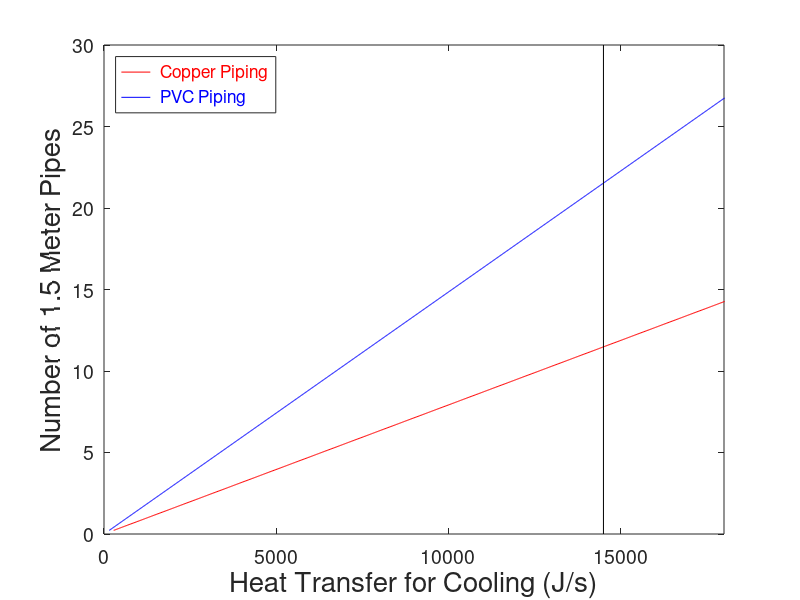

Write the MATLAB code that produced this figure. (Note: this script raises an error after producing the figure.)
clear all
close all

% Worst case scenario. Delta T constant
% Consider the effect of temperature difference between the cycle and the environments on the length, diameter, and number of
% pipes, the flow speeds in the tubes, and the mass of the heat exchanger. Consider at least two
% different pipe materials. 

% Provide plots and optionally tables to show all dependencies. Specify
% the design parameters of each of the two heat exchangers, and the expected temperature
% differences between the cycle and the environments. 

% Worst Case Scenario is at takeoff, refridgerator
Temperature_Environement = 273+50; % Environement Temperature at Apogee
Temperature_Pod = 273 + 20; % Environement Temperature at Takeoff
Length = 1; % Meters

Q_Takeoff_Aluminum = 14500;

Convection_Coeff_R290 = (120)/1000;
Convection_Coeff_Air = 17;
Convection_Coeff_Copper = 398;
Convection_Coeff_PVC = .136;

Q_Copper = zeros(10000,1);
Q_PVC = zeros(10000,1);
i=1;
r = linspace(.01,10,10000);
for r1 = r
        
        Q_Copper(i) = (2*pi*(Temperature_Environement-Temperature_Pod)*(Length))/((1/(Convection_Coeff_R290*r1/.0008))+(log(1+(.0008/r1))/Convection_Coeff_Copper)+(1/(Convection_Coeff_Air/.0008*(r1+.0008))));
        Q_PVC(i) = (2*pi*(Temperature_Environement-Temperature_Pod)*(Length))/((1/(Convection_Coeff_R290*r1/.0008))+(log(1+(.0008/r1))/Convection_Coeff_PVC)+(1/(Convection_Coeff_Air/.0008*(r1+.0008))));
        i = i+1;
end

j=1;
for i = Q_Copper'
    if (i > Q_Takeoff_Aluminum) == 1
        x=j;
    else
        j= j+1;
    end
end
for i = Q_PVC'
    if (i > Q_Takeoff_Aluminum) == 1
        y=j;
    else
        j= j+1;
    end
end

mdot = .0627; %kg/s

R_total_Copper = r(x);
Num_Pipes_Copper = R_total_Copper/.03/1.5 % Length of pipe equals 1.5
v_Copper = mdot/(8960*pi*.03^2);
volume_Copper = pi*((.03+.0008)^2-.03^2)*1.5*Num_Pipes_Copper;
mass_Copper = 8960*volume_Copper;

R_total_PVC = r(y);
Num_Pipes_PVC = R_total_PVC/.03/1.5; % Length of pipe equals 1.5
v_PVC = mdot/(1380*pi*.03^2);
volume_PVC = pi*((.03+.0008)^2-.03^2)*1.5*Num_Pipes_PVC;
mass_PVC = 1380*volume_PVC;



Num_Pipes = r/.03/1.5; % Length of pipe equals 1.5;
figure(1)
plot(Q_Copper,Num_Pipes,'r')
hold on
plot(Q_PVC,Num_Pipes,'b')
xlim([0,18000])
ylim([0,30])
plot([14500,14500],[0,30],'k')
set(gca,'fontsize',14)
xlabel('Heat Transfer for Cooling (J/s)','FontSize',20)
ylabel('Number of 1.5 Meter Pipes','FontSize',20)
lgd = legend('\color{red} Copper Piping','\color{blue} PVC Piping','Location','northwest');
lgd.FontSize = 10;
text(7400,3,'Required Heat Transfer for Takeoff','Color','k','FontSize',9)
text(7400,2,'With a Mass Flow Rate = .0627 kg/s','Color','k','FontSize',9)
text(8500,12,strcat('Mass of Copper = ', num2str(mass_Copper)),'Color','red','FontSize',9)
text(8300,22,strcat('Mass of PVC = ', num2str(mass_PVC)),'Color','blue','FontSize',10)
